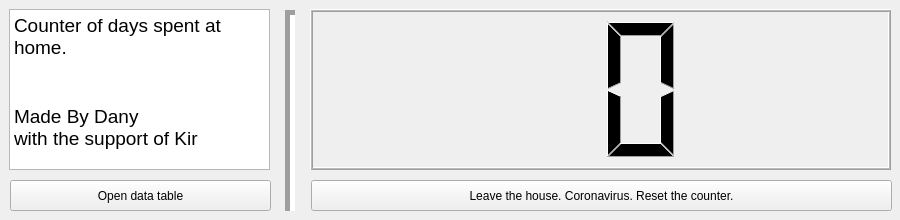
<?xml version="1.0" encoding="UTF-8"?>
<ui version="4.0">
 <class>MainWindow</class>
 <widget class="QMainWindow" name="MainWindow">
  <property name="enabled">
   <bool>true</bool>
  </property>
  <property name="geometry">
   <rect>
    <x>0</x>
    <y>0</y>
    <width>900</width>
    <height>220</height>
   </rect>
  </property>
  <property name="minimumSize">
   <size>
    <width>900</width>
    <height>220</height>
   </size>
  </property>
  <property name="maximumSize">
   <size>
    <width>900</width>
    <height>220</height>
   </size>
  </property>
  <property name="sizeIncrement">
   <size>
    <width>900</width>
    <height>220</height>
   </size>
  </property>
  <property name="baseSize">
   <size>
    <width>900</width>
    <height>220</height>
   </size>
  </property>
  <property name="windowTitle">
   <string>MainWindow</string>
  </property>
  <property name="documentMode">
   <bool>false</bool>
  </property>
  <widget class="QWidget" name="centralwidget">
   <property name="minimumSize">
    <size>
     <width>900</width>
     <height>218</height>
    </size>
   </property>
   <property name="maximumSize">
    <size>
     <width>900</width>
     <height>218</height>
    </size>
   </property>
   <widget class="QPushButton" name="btnReset">
    <property name="geometry">
     <rect>
      <x>311</x>
      <y>180</y>
      <width>581</width>
      <height>31</height>
     </rect>
    </property>
    <property name="text">
     <string>Leave the house. Coronavirus. Reset the counter.</string>
    </property>
   </widget>
   <widget class="QLCDNumber" name="lcdNumber">
    <property name="enabled">
     <bool>true</bool>
    </property>
    <property name="geometry">
     <rect>
      <x>310</x>
      <y>9</y>
      <width>581</width>
      <height>161</height>
     </rect>
    </property>
    <property name="sizePolicy">
     <sizepolicy hsizetype="Preferred" vsizetype="Preferred">
      <horstretch>0</horstretch>
      <verstretch>0</verstretch>
     </sizepolicy>
    </property>
    <property name="minimumSize">
     <size>
      <width>500</width>
      <height>50</height>
     </size>
    </property>
    <property name="font">
     <font>
      <weight>75</weight>
      <italic>false</italic>
      <bold>true</bold>
      <kerning>false</kerning>
     </font>
    </property>
    <property name="cursor">
     <cursorShape>BusyCursor</cursorShape>
    </property>
    <property name="mouseTracking">
     <bool>false</bool>
    </property>
    <property name="tabletTracking">
     <bool>false</bool>
    </property>
    <property name="acceptDrops">
     <bool>false</bool>
    </property>
    <property name="accessibleName">
     <string/>
    </property>
    <property name="frameShape">
     <enum>QFrame::Box</enum>
    </property>
    <property name="lineWidth">
     <number>1</number>
    </property>
    <property name="midLineWidth">
     <number>1</number>
    </property>
    <property name="smallDecimalPoint">
     <bool>false</bool>
    </property>
    <property name="digitCount">
     <number>2</number>
    </property>
    <property name="segmentStyle">
     <enum>QLCDNumber::Filled</enum>
    </property>
    <property name="value" stdset="0">
     <double>100.000000000000000</double>
    </property>
    <property name="intValue" stdset="0">
     <number>100</number>
    </property>
   </widget>
   <widget class="QTextBrowser" name="textBrowser">
    <property name="geometry">
     <rect>
      <x>9</x>
      <y>9</y>
      <width>261</width>
      <height>161</height>
     </rect>
    </property>
    <property name="maximumSize">
     <size>
      <width>367</width>
      <height>16777215</height>
     </size>
    </property>
    <property name="html">
     <string>&lt;!DOCTYPE HTML PUBLIC &quot;-//W3C//DTD HTML 4.0//EN&quot; &quot;http://www.w3.org/TR/REC-html40/strict.dtd&quot;&gt;
&lt;html&gt;&lt;head&gt;&lt;meta name=&quot;qrichtext&quot; content=&quot;1&quot; /&gt;&lt;style type=&quot;text/css&quot;&gt;
p, li { white-space: pre-wrap; }
&lt;/style&gt;&lt;/head&gt;&lt;body style=&quot; font-family:'MS Shell Dlg 2'; font-size:8.25pt; font-weight:400; font-style:normal;&quot;&gt;
&lt;p style=&quot; margin-top:0px; margin-bottom:0px; margin-left:0px; margin-right:0px; -qt-block-indent:0; text-indent:0px;&quot;&gt;&lt;span style=&quot; font-size:14pt;&quot;&gt;Counter of days spent at home.&lt;/span&gt;&lt;/p&gt;
&lt;p style=&quot;-qt-paragraph-type:empty; margin-top:0px; margin-bottom:0px; margin-left:0px; margin-right:0px; -qt-block-indent:0; text-indent:0px; font-size:14pt;&quot;&gt;&lt;br /&gt;&lt;/p&gt;
&lt;p style=&quot;-qt-paragraph-type:empty; margin-top:0px; margin-bottom:0px; margin-left:0px; margin-right:0px; -qt-block-indent:0; text-indent:0px; font-size:14pt;&quot;&gt;&lt;br /&gt;&lt;/p&gt;
&lt;p style=&quot; margin-top:0px; margin-bottom:0px; margin-left:0px; margin-right:0px; -qt-block-indent:0; text-indent:0px;&quot;&gt;&lt;span style=&quot; font-size:14pt;&quot;&gt;Made By Dany&lt;br /&gt;with the support of Kir &lt;/span&gt;&lt;/p&gt;&lt;/body&gt;&lt;/html&gt;</string>
    </property>
   </widget>
   <widget class="Line" name="line">
    <property name="geometry">
     <rect>
      <x>270</x>
      <y>10</y>
      <width>41</width>
      <height>201</height>
     </rect>
    </property>
    <property name="frameShadow">
     <enum>QFrame::Sunken</enum>
    </property>
    <property name="lineWidth">
     <number>5</number>
    </property>
    <property name="orientation">
     <enum>Qt::Vertical</enum>
    </property>
   </widget>
   <widget class="QPushButton" name="btnOpenData">
    <property name="geometry">
     <rect>
      <x>10</x>
      <y>180</y>
      <width>261</width>
      <height>31</height>
     </rect>
    </property>
    <property name="text">
     <string>Open data table</string>
    </property>
   </widget>
  </widget>
 </widget>
 <resources/>
 <connections/>
</ui>
